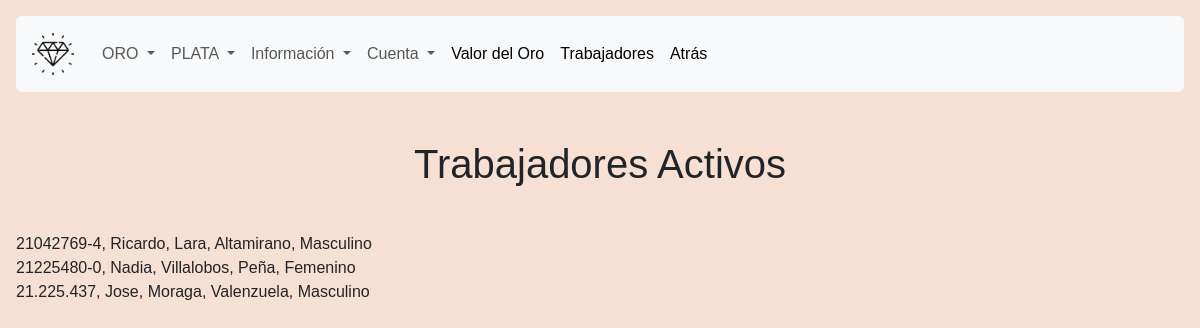
The page /tienda/index (signed in) on the database its author committed.
### tienda/models.py (models this page shows, shortened)
class Trabajador(models.Model):
    rut = models.CharField(primary_key=True, max_length=10)
    nombre = models.CharField(max_length=20)
    apellido_paterno = models.CharField(max_length=20)
    apellido_materno = models.CharField(max_length=20)
    fecha_nacimiento = models.DateField(blank=False, null=False)
    id_genero = models.ForeignKey('Genero',on_delete=models.CASCADE, db_column='idGenero')
    telefono = models.CharField(max_length=45)
    email = models.EmailField(unique=True, max_length=100, blank=True, null=True)
    direccion = models.CharField(max_length=50, blank=True, null=True)
    activo = models.IntegerField()

class Genero(models.Model):
    id_genero = models.AutoField(db_column='idGenero', primary_key=True)
    genero = models.CharField(max_length=20, blank=False, null=False)

### tienda/views.py (the view)
# urls.py: path('index',views.index, name='index'),
@login_required
def index(request):
    tienda= Trabajador.objects.all()
    context={"tienda":tienda}
    return render(request, 'tienda/index.html', context)

### tienda/templates/tienda/index.html (shortened to what this page needs)
{% load static %}
<!DOCTYPE html>
<html lang="en">
<head>
    <link href="https://cdn.jsdelivr.net/npm/bootstrap@5.3.3/dist/css/bootstrap.min.css" rel="stylesheet">
    <link rel="stylesheet" href="{% static 'trabajadores.css' %}">
    <nav class="navbar navbar-expand-lg bg-body-tertiary rounded" data-bs-theme="white">
      <div class="container-fluid">
        <a class="navbar-brand" href="principal">
          <img src="{% static 'images/joya.png' %}" alt="Logo" width="50" height="50">
        </a>
        <div class="collapse navbar-collapse" id="navbarNavDropdown">
          <ul class="navbar-nav">
            <li class="nav-item dropdown">
              <a class="nav-link dropdown-toggle" href="#" role="button" data-bs-toggle="dropdown" aria-expanded="false">
                ORO
              </a>
            </li>
            <li class="nav-item dropdown">
              <a class="nav-link dropdown-toggle" href="#" role="button" data-bs-toggle="dropdown" aria-expanded="false">
                PLATA
              </a>
            </li>
            <li class="nav-item dropdown">
              <a class="nav-link dropdown-toggle" href="#" role="button" data-bs-toggle="dropdown" aria-expanded="false">
                Información
              </a>
            </li>
            <li class="nav-item dropdown">
              <a class="nav-link dropdown-toggle" href="#" role="button" data-bs-toggle="dropdown" aria-expanded="false">
                Cuenta
              </a>
            </li>
            <li class="nav-item">
              <a class="nav-link active" aria-current="page" href="API">Valor del Oro</a>
            </li>
            <li class="nav-item">
                <a class="nav-link active" aria-current="page" href="index">Trabajadores</a>
              </li>
            <li class="nav-item">
              <a class="nav-link active" aria-current="page" href="principal">Atrás</a>
            </li>
          </ul>
        </div>
      </div>
    </nav>
</head>
<body class="p-3 m-0 border-0 bd-example m-0 border-0">
    <br>
    <br>
    <h1 style="text-align: center;">Trabajadores Activos</h1>
    <br>
    {% for trabajador in tienda %}
        {{trabajador.rut}}, {{trabajador.nombre}}, {{trabajador.apellido_paterno}},
        {{trabajador.apellido_materno}}, {{trabajador.id_genero.genero}} <br>
    {% endfor%}
</body>
</html>

### tienda/web/static/trabajadores.css (style rules this page uses)
body { background-color: #f5e0d3; font-family: Arial, sans-serif; padding: 20px; }
h1 { margin-bottom: 20px; }

### rows shown on the page
Trabajador: rut "21042769-4", nombre "Ricardo", apellido_paterno "Lara", apellido_materno "Altamirano", id_genero.genero "Masculino"
Trabajador: rut "21225480-0", nombre "Nadia", apellido_paterno "Villalobos", apellido_materno "Peña", id_genero.genero "Femenino"
Trabajador: rut "21.225.437", nombre "Jose", apellido_paterno "Moraga", apellido_materno "Valenzuela", id_genero.genero "Masculino"
